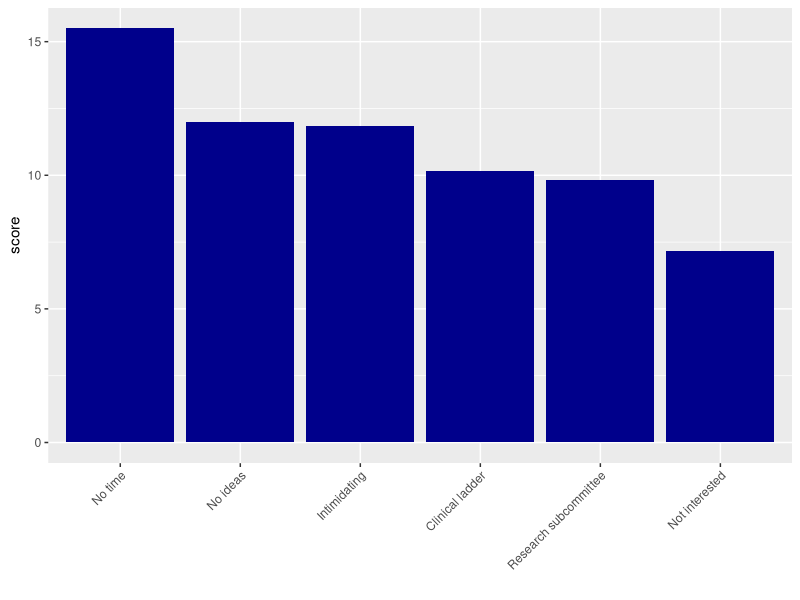
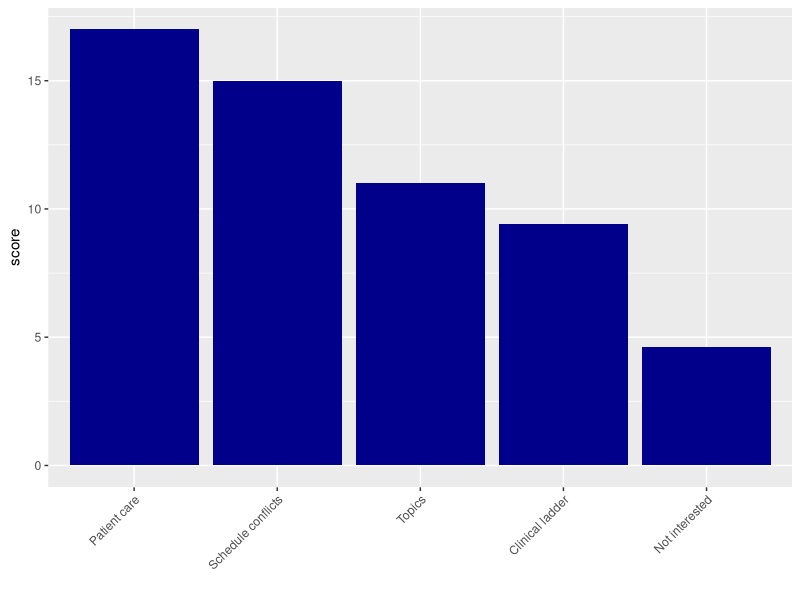
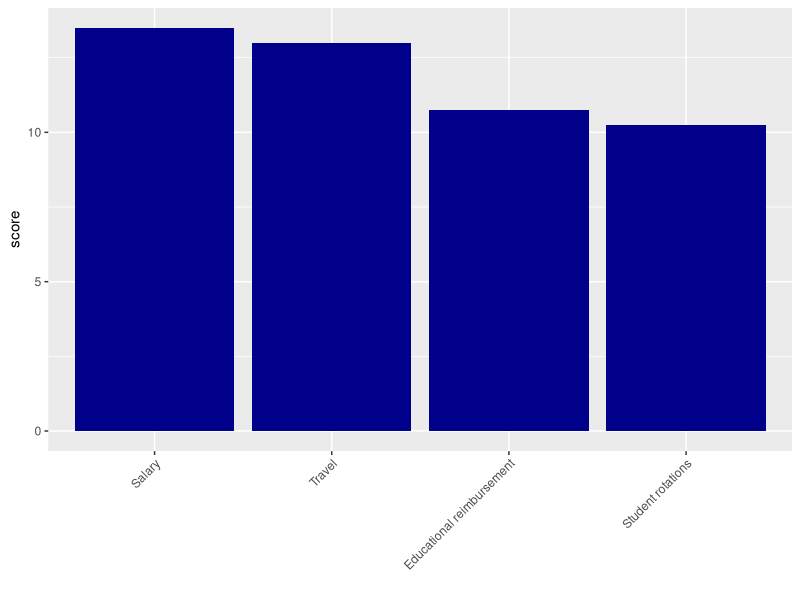

These charts were generated, in order, by the following R code:
## ---- chunk 1
library(readr)
responses <- read_csv("responses.csv")
comments <- read_csv("comments.csv")
## ---- chunk 2
library(dplyr)
library(stringr)
library(ggplot2)

ans <- c("Disagree with processes of research subcommittee" = "Research subcommittee",
         "Intimidated by degree of involvement" = "Intimidating",
         "No perceived benefit for clinical ladder advancement" = "Clinical ladder",
         "No protected work time for residency projects" = "No time",
         "No research ideas" = "No ideas",
         "Not interested in precepting projects" = "Not interested")

results <- filter(responses, question == 1) %>%
    mutate(score = (7 - rank) / 6,
           option = str_replace_all(option, ans)) %>%
    group_by(option) %>%
    summarize(score = sum(score)) %>%
    arrange(desc(score))
    
ggplot(results, aes(x = ordered(option, levels = results$option), y = score)) +
    geom_bar(stat = "identity", fill = "dark blue") +
    xlab("") +
    theme(axis.text.x = element_text(angle = 45, hjust = 1))
## ---- chunk 3
ans <- c("Patient care responsibilities" = "Patient care",
         "No perceived benefit for my position or career ladder advancement" = "Clinical ladder",
         "Topics are not interesting" = "Topics",
         "Schedule conflicts with other meetings" = "Schedule conflicts",
         "Not interested in residency activities" = "Not interested")

results <- filter(responses, question == 2) %>%
    mutate(score = (6 - rank) / 5,
           option = str_replace_all(option, ans)) %>%
    group_by(option) %>%
    summarize(score = sum(score)) %>%
    arrange(desc(score))
    
ggplot(results, aes(x = ordered(option, levels = results$option), y = score)) +
    geom_bar(stat = "identity", fill = "dark blue") +
    xlab("") +
    theme(axis.text.x = element_text(angle = 45, hjust = 1))
## ---- chunk 4
ans <- c("Merit-based salary increase" = "Salary",
         "Travel reimbursement for educational conferences" = "Travel",
         "Reimbursement for other educational expenditures" = "Educational reimbursement",
         "Decreased number of student rotations to offset time spent on residency activities" = "Student rotations")

results <- filter(responses, question == 3) %>%
    mutate(score = (5 - rank) / 4,
           option = str_replace_all(option, ans)) %>%
    group_by(option) %>%
    summarize(score = sum(score)) %>%
    arrange(desc(score))
    
ggplot(results, aes(x = ordered(option, levels = results$option), y = score)) +
    geom_bar(stat = "identity", fill = "dark blue") +
    xlab("") +
    theme(axis.text.x = element_text(angle = 45, hjust = 1))
